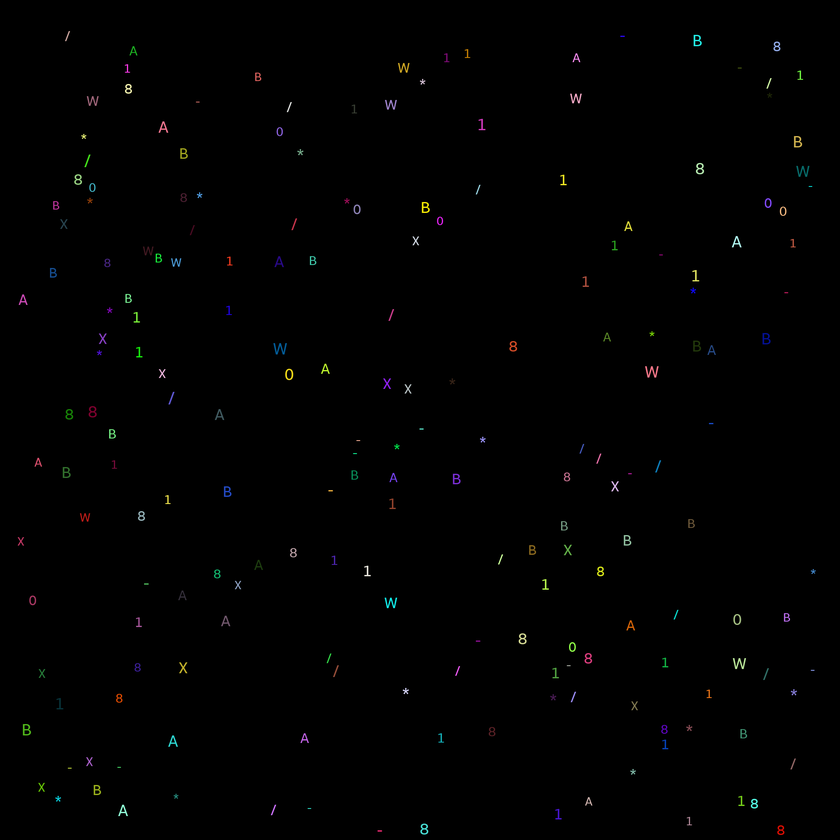
#> input picture img/alphabet.png, 840 x 840 px, shrunk from 2000 x 2000 before the run
$ python main.py
#> lines starting #> are read from the running program, lines starting #| are printed output that depends on the picture; after the words box and inside, x2 and y2 are one past the last pixel; in counts of white or black regions, pixels touching at a corner belong together
import numpy as np
import matplotlib.pyplot as plt
from skimage.measure import label, regionprops

def filling_factor(region):
    return region.image.mean()

def recognize(reqion):
    if filling_factor(reqion) == 1:
        return "-"
    else:
        euler = region.euler_number
        match euler:
            case 1:
                pass
            case 0:
                pass
            case -1:
                if 1 in region.image.mean(0):
                    return "B"
                else:
                    return "8"
    return "?"

img = plt.imread("alphabet.png")
#> img is the input picture: shape (840, 840, 3) float32; mean R, G, B 0.00387, 0.00397, 0.00369
binary = img.mean(2)
binary[binary > 0] = 1
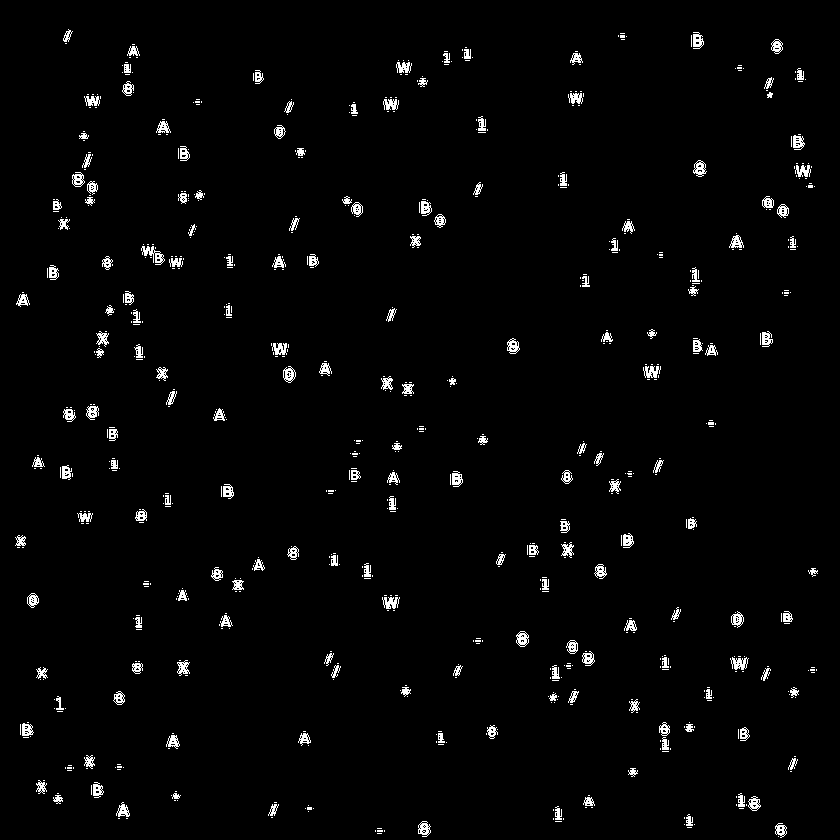
#> binary: shape (840, 840) float32; values 0 (black) and 1 (white), 2.2% white in thin lines or dots
labaled = label(binary)
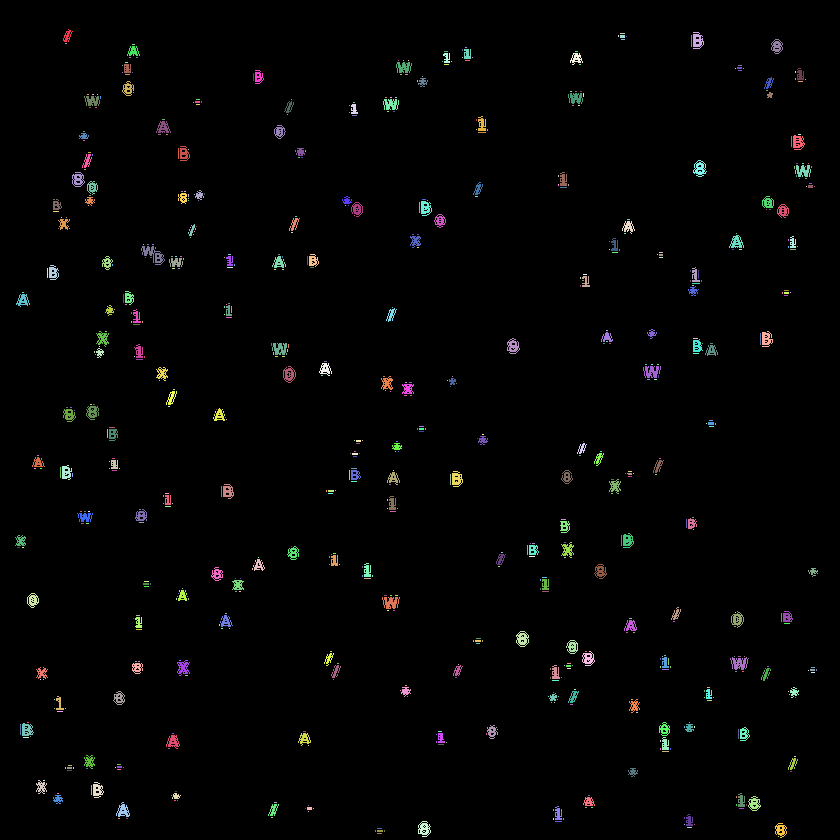
#> labaled: shape (840, 840) int64; 730 distinct labels, from 0 to 729; one colour per label, 0 black
print(labaled.max())
#| 729
regions = regionprops(labaled)
#> regions = 729 regions; largest, box (x1, y1, x2, y2) and area: (141, 246, 165, 265) 178, (730, 657, 749, 670) 143, (643, 366, 661, 378) 137, (382, 597, 400, 609) 137, (272, 343, 287, 355) 125

counts = {}
for region in regions:
    symbol = recognize(region)
    if symbol not in counts:
        counts[symbol] = 1
        plt.imshow(region.image)
        plt.show()
    else:
        counts[symbol] += 1
#> this loop made 729 passes
#> pass 1, `plt.show()`:
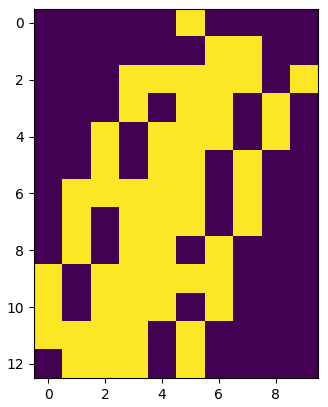
#> figure drawn by matplotlib, 1 panel
#> after the loop, counts = {'?': 162, '-': 549, '8': 12, 'B': 6}

print(regions[7].euler_number)
#| 1
print(regions[1].euler_number)
#| -5

print(counts)
#| {'?': 162, '-': 549, '8': 12, 'B': 6}
